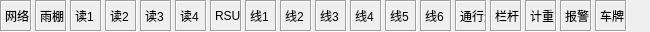
<?xml version="1.0" encoding="UTF-8"?>
<ui version="4.0">
 <class>CPnlDevStatus</class>
 <widget class="QWidget" name="CPnlDevStatus">
  <property name="geometry">
   <rect>
    <x>0</x>
    <y>0</y>
    <width>650</width>
    <height>32</height>
   </rect>
  </property>
  <property name="minimumSize">
   <size>
    <width>650</width>
    <height>0</height>
   </size>
  </property>
  <property name="maximumSize">
   <size>
    <width>650</width>
    <height>16777215</height>
   </size>
  </property>
  <property name="windowTitle">
   <string>Form</string>
  </property>
  <layout class="QHBoxLayout" name="horizontalLayout">
   <property name="spacing">
    <number>3</number>
   </property>
   <property name="leftMargin">
    <number>0</number>
   </property>
   <property name="topMargin">
    <number>0</number>
   </property>
   <property name="rightMargin">
    <number>0</number>
   </property>
   <property name="bottomMargin">
    <number>0</number>
   </property>
   <item>
    <widget class="QLabel" name="lblDevNetStatus">
     <property name="minimumSize">
      <size>
       <width>32</width>
       <height>32</height>
      </size>
     </property>
     <property name="maximumSize">
      <size>
       <width>32</width>
       <height>32</height>
      </size>
     </property>
     <property name="frameShape">
      <enum>QFrame::Box</enum>
     </property>
     <property name="frameShadow">
      <enum>QFrame::Sunken</enum>
     </property>
     <property name="text">
      <string>网络</string>
     </property>
    </widget>
   </item>
   <item>
    <widget class="QLabel" name="lblDevCanopyLight">
     <property name="minimumSize">
      <size>
       <width>32</width>
       <height>32</height>
      </size>
     </property>
     <property name="maximumSize">
      <size>
       <width>32</width>
       <height>32</height>
      </size>
     </property>
     <property name="frameShape">
      <enum>QFrame::Box</enum>
     </property>
     <property name="frameShadow">
      <enum>QFrame::Sunken</enum>
     </property>
     <property name="text">
      <string>雨棚</string>
     </property>
    </widget>
   </item>
   <item>
    <widget class="QLabel" name="lblDevCardReader1">
     <property name="minimumSize">
      <size>
       <width>32</width>
       <height>32</height>
      </size>
     </property>
     <property name="maximumSize">
      <size>
       <width>32</width>
       <height>32</height>
      </size>
     </property>
     <property name="frameShape">
      <enum>QFrame::Box</enum>
     </property>
     <property name="frameShadow">
      <enum>QFrame::Sunken</enum>
     </property>
     <property name="text">
      <string>读1</string>
     </property>
    </widget>
   </item>
   <item>
    <widget class="QLabel" name="lblDevCardReader2">
     <property name="minimumSize">
      <size>
       <width>32</width>
       <height>32</height>
      </size>
     </property>
     <property name="maximumSize">
      <size>
       <width>32</width>
       <height>32</height>
      </size>
     </property>
     <property name="frameShape">
      <enum>QFrame::Box</enum>
     </property>
     <property name="frameShadow">
      <enum>QFrame::Sunken</enum>
     </property>
     <property name="text">
      <string>读2</string>
     </property>
    </widget>
   </item>
   <item>
    <widget class="QLabel" name="lblDevCardReader3">
     <property name="minimumSize">
      <size>
       <width>32</width>
       <height>32</height>
      </size>
     </property>
     <property name="maximumSize">
      <size>
       <width>32</width>
       <height>32</height>
      </size>
     </property>
     <property name="frameShape">
      <enum>QFrame::Box</enum>
     </property>
     <property name="frameShadow">
      <enum>QFrame::Sunken</enum>
     </property>
     <property name="text">
      <string>读3</string>
     </property>
    </widget>
   </item>
   <item>
    <widget class="QLabel" name="lblDevCardReader4">
     <property name="minimumSize">
      <size>
       <width>32</width>
       <height>32</height>
      </size>
     </property>
     <property name="maximumSize">
      <size>
       <width>32</width>
       <height>32</height>
      </size>
     </property>
     <property name="frameShape">
      <enum>QFrame::Box</enum>
     </property>
     <property name="frameShadow">
      <enum>QFrame::Sunken</enum>
     </property>
     <property name="text">
      <string>读4</string>
     </property>
    </widget>
   </item>
   <item>
    <widget class="QLabel" name="lblDevRSU">
     <property name="minimumSize">
      <size>
       <width>32</width>
       <height>32</height>
      </size>
     </property>
     <property name="maximumSize">
      <size>
       <width>32</width>
       <height>32</height>
      </size>
     </property>
     <property name="frameShape">
      <enum>QFrame::Box</enum>
     </property>
     <property name="frameShadow">
      <enum>QFrame::Sunken</enum>
     </property>
     <property name="text">
      <string>RSU</string>
     </property>
    </widget>
   </item>
   <item>
    <widget class="QLabel" name="lblDevLoop1">
     <property name="minimumSize">
      <size>
       <width>32</width>
       <height>32</height>
      </size>
     </property>
     <property name="maximumSize">
      <size>
       <width>32</width>
       <height>32</height>
      </size>
     </property>
     <property name="frameShape">
      <enum>QFrame::Box</enum>
     </property>
     <property name="frameShadow">
      <enum>QFrame::Sunken</enum>
     </property>
     <property name="text">
      <string>线1</string>
     </property>
    </widget>
   </item>
   <item>
    <widget class="QLabel" name="lblDevLoop2">
     <property name="minimumSize">
      <size>
       <width>32</width>
       <height>32</height>
      </size>
     </property>
     <property name="maximumSize">
      <size>
       <width>32</width>
       <height>32</height>
      </size>
     </property>
     <property name="frameShape">
      <enum>QFrame::Box</enum>
     </property>
     <property name="frameShadow">
      <enum>QFrame::Sunken</enum>
     </property>
     <property name="text">
      <string>线2</string>
     </property>
    </widget>
   </item>
   <item>
    <widget class="QLabel" name="lblDevLoop3">
     <property name="minimumSize">
      <size>
       <width>32</width>
       <height>32</height>
      </size>
     </property>
     <property name="maximumSize">
      <size>
       <width>32</width>
       <height>32</height>
      </size>
     </property>
     <property name="frameShape">
      <enum>QFrame::Box</enum>
     </property>
     <property name="frameShadow">
      <enum>QFrame::Sunken</enum>
     </property>
     <property name="text">
      <string>线3</string>
     </property>
    </widget>
   </item>
   <item>
    <widget class="QLabel" name="lblDevLoop4">
     <property name="minimumSize">
      <size>
       <width>32</width>
       <height>32</height>
      </size>
     </property>
     <property name="maximumSize">
      <size>
       <width>32</width>
       <height>32</height>
      </size>
     </property>
     <property name="frameShape">
      <enum>QFrame::Box</enum>
     </property>
     <property name="frameShadow">
      <enum>QFrame::Sunken</enum>
     </property>
     <property name="text">
      <string>线4</string>
     </property>
    </widget>
   </item>
   <item>
    <widget class="QLabel" name="lblDevLoop5">
     <property name="minimumSize">
      <size>
       <width>32</width>
       <height>32</height>
      </size>
     </property>
     <property name="maximumSize">
      <size>
       <width>32</width>
       <height>32</height>
      </size>
     </property>
     <property name="frameShape">
      <enum>QFrame::Box</enum>
     </property>
     <property name="frameShadow">
      <enum>QFrame::Sunken</enum>
     </property>
     <property name="text">
      <string>线5</string>
     </property>
    </widget>
   </item>
   <item>
    <widget class="QLabel" name="lblDevLoop6">
     <property name="minimumSize">
      <size>
       <width>32</width>
       <height>32</height>
      </size>
     </property>
     <property name="maximumSize">
      <size>
       <width>32</width>
       <height>32</height>
      </size>
     </property>
     <property name="frameShape">
      <enum>QFrame::Box</enum>
     </property>
     <property name="frameShadow">
      <enum>QFrame::Sunken</enum>
     </property>
     <property name="text">
      <string>线6</string>
     </property>
    </widget>
   </item>
   <item>
    <widget class="QLabel" name="lblDevPassLight">
     <property name="minimumSize">
      <size>
       <width>32</width>
       <height>32</height>
      </size>
     </property>
     <property name="maximumSize">
      <size>
       <width>32</width>
       <height>32</height>
      </size>
     </property>
     <property name="frameShape">
      <enum>QFrame::Box</enum>
     </property>
     <property name="frameShadow">
      <enum>QFrame::Sunken</enum>
     </property>
     <property name="text">
      <string>通行灯</string>
     </property>
    </widget>
   </item>
   <item>
    <widget class="QLabel" name="lblDevAutoBar">
     <property name="minimumSize">
      <size>
       <width>32</width>
       <height>32</height>
      </size>
     </property>
     <property name="maximumSize">
      <size>
       <width>32</width>
       <height>32</height>
      </size>
     </property>
     <property name="frameShape">
      <enum>QFrame::Box</enum>
     </property>
     <property name="frameShadow">
      <enum>QFrame::Sunken</enum>
     </property>
     <property name="text">
      <string>栏杆</string>
     </property>
    </widget>
   </item>
   <item>
    <widget class="QLabel" name="lblDevWeight">
     <property name="minimumSize">
      <size>
       <width>32</width>
       <height>32</height>
      </size>
     </property>
     <property name="maximumSize">
      <size>
       <width>32</width>
       <height>32</height>
      </size>
     </property>
     <property name="frameShape">
      <enum>QFrame::Box</enum>
     </property>
     <property name="frameShadow">
      <enum>QFrame::Sunken</enum>
     </property>
     <property name="text">
      <string>计重</string>
     </property>
    </widget>
   </item>
   <item>
    <widget class="QLabel" name="lblDevAlarm">
     <property name="minimumSize">
      <size>
       <width>32</width>
       <height>32</height>
      </size>
     </property>
     <property name="maximumSize">
      <size>
       <width>32</width>
       <height>32</height>
      </size>
     </property>
     <property name="frameShape">
      <enum>QFrame::Box</enum>
     </property>
     <property name="frameShadow">
      <enum>QFrame::Sunken</enum>
     </property>
     <property name="text">
      <string>报警</string>
     </property>
    </widget>
   </item>
   <item>
    <widget class="QLabel" name="lblDevVLP">
     <property name="minimumSize">
      <size>
       <width>32</width>
       <height>32</height>
      </size>
     </property>
     <property name="maximumSize">
      <size>
       <width>32</width>
       <height>32</height>
      </size>
     </property>
     <property name="frameShape">
      <enum>QFrame::Box</enum>
     </property>
     <property name="frameShadow">
      <enum>QFrame::Sunken</enum>
     </property>
     <property name="text">
      <string>车牌</string>
     </property>
    </widget>
   </item>
   <item>
    <spacer name="horizontalSpacer">
     <property name="orientation">
      <enum>Qt::Horizontal</enum>
     </property>
     <property name="sizeHint" stdset="0">
      <size>
       <width>40</width>
       <height>20</height>
      </size>
     </property>
    </spacer>
   </item>
  </layout>
 </widget>
 <resources/>
 <connections/>
</ui>
